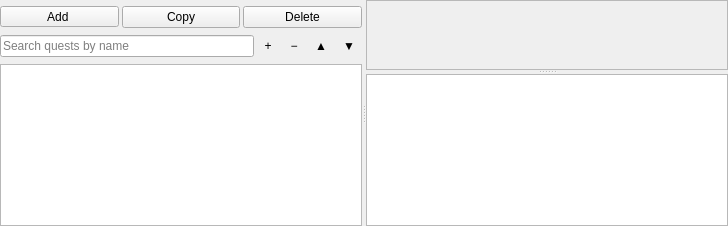
<?xml version="1.0" encoding="UTF-8"?>
<ui version="4.0">
 <class>OutlineForm</class>
 <widget class="QWidget" name="OutlineForm">
  <property name="geometry">
   <rect>
    <x>0</x>
    <y>0</y>
    <width>728</width>
    <height>226</height>
   </rect>
  </property>
  <layout class="QHBoxLayout" name="outerLayout">
   <property name="leftMargin">
    <number>0</number>
   </property>
   <property name="topMargin">
    <number>0</number>
   </property>
   <property name="rightMargin">
    <number>0</number>
   </property>
   <property name="bottomMargin">
    <number>0</number>
   </property>
   <item>
    <widget class="QSplitter" name="splitter">
     <property name="orientation">
      <enum>Qt::Horizontal</enum>
     </property>
     <widget class="QWidget" name="leftPane">
      <layout class="QVBoxLayout" name="leftLayout" stretch="0,0,1">
       <property name="leftMargin">
        <number>0</number>
       </property>
       <property name="topMargin">
        <number>6</number>
       </property>
       <property name="rightMargin">
        <number>0</number>
       </property>
       <property name="bottomMargin">
        <number>0</number>
       </property>
       <item>
        <layout class="QHBoxLayout" name="tools" stretch="1,1,1">
         <property name="spacing">
          <number>3</number>
         </property>
         <property name="topMargin">
          <number>0</number>
         </property>
         <item>
          <widget class="QToolButton" name="add_button">
           <property name="sizePolicy">
            <sizepolicy hsizetype="Minimum" vsizetype="Fixed">
             <horstretch>0</horstretch>
             <verstretch>0</verstretch>
            </sizepolicy>
           </property>
           <property name="text">
            <string>Add </string>
           </property>
           <property name="popupMode">
            <enum>QToolButton::InstantPopup</enum>
           </property>
          </widget>
         </item>
         <item>
          <widget class="QPushButton" name="copy_button">
           <property name="text">
            <string>Copy</string>
           </property>
          </widget>
         </item>
         <item>
          <widget class="QPushButton" name="delete_button">
           <property name="text">
            <string>Delete</string>
           </property>
          </widget>
         </item>
        </layout>
       </item>
       <item>
        <layout class="QHBoxLayout" name="searchRow" stretch="1,0,0,0,0">
         <property name="spacing">
          <number>2</number>
         </property>
         <item>
          <widget class="QLineEdit" name="search">
                   <property name="placeholderText">
                    <string>Search quests by name</string>
                   </property>
                   <property name="clearButtonEnabled">
                    <bool>true</bool>
                   </property>
                  </widget>
         </item>
         <item>
          <widget class="QToolButton" name="expandAllButton">
           <property name="minimumSize">
            <size>
             <width>24</width>
             <height>24</height>
            </size>
           </property>
           <property name="toolTip">
            <string>Expand all</string>
           </property>
           <property name="text">
            <string>+</string>
           </property>
           <property name="autoRaise">
            <bool>true</bool>
           </property>
          </widget>
         </item>
         <item>
          <widget class="QToolButton" name="collapseAllButton">
           <property name="minimumSize">
            <size>
             <width>24</width>
             <height>24</height>
            </size>
           </property>
           <property name="toolTip">
            <string>Collapse all</string>
           </property>
           <property name="text">
            <string>−</string>
           </property>
           <property name="autoRaise">
            <bool>true</bool>
           </property>
          </widget>
         </item>
         <item>
          <widget class="QToolButton" name="moveUpButton">
           <property name="minimumSize">
            <size>
             <width>24</width>
             <height>24</height>
            </size>
           </property>
           <property name="toolTip">
            <string>Move up (Alt+Up)</string>
           </property>
           <property name="text">
            <string>▲</string>
           </property>
           <property name="autoRaise">
            <bool>true</bool>
           </property>
          </widget>
         </item>
         <item>
          <widget class="QToolButton" name="moveDownButton">
           <property name="minimumSize">
            <size>
             <width>24</width>
             <height>24</height>
            </size>
           </property>
           <property name="toolTip">
            <string>Move down (Alt+Down)</string>
           </property>
           <property name="text">
            <string>▼</string>
           </property>
           <property name="autoRaise">
            <bool>true</bool>
           </property>
          </widget>
         </item>
        </layout>
       </item>
       <item>
        <widget class="QTreeWidget" name="tree">
         <property name="selectionMode">
          <enum>QAbstractItemView::ExtendedSelection</enum>
         </property>
         <property name="indentation">
          <number>16</number>
         </property>
         <attribute name="headerVisible">
          <bool>false</bool>
         </attribute>
         <column>
          <property name="text">
           <string notr="true">1</string>
          </property>
         </column>
        </widget>
       </item>
      </layout>
     </widget>
     <widget class="QSplitter" name="rightSplitter">
      <property name="orientation">
       <enum>Qt::Vertical</enum>
      </property>
      <widget class="QScrollArea" name="scroll">
       <property name="widgetResizable">
        <bool>true</bool>
       </property>
       <widget class="QWidget" name="pane">
        <property name="geometry">
         <rect>
          <x>0</x>
          <y>0</y>
          <width>252</width>
          <height>69</height>
         </rect>
        </property>
        <layout class="QVBoxLayout" name="pane_layout"/>
       </widget>
      </widget>
      <widget class="QPlainTextEdit" name="json_view">
       <property name="styleSheet">
        <string notr="true">font-family: Consolas, monospace; font-size: 11px;</string>
       </property>
       <property name="readOnly">
        <bool>true</bool>
       </property>
      </widget>
     </widget>
    </widget>
   </item>
  </layout>
 </widget>
 <resources/>
 <connections/>
</ui>
